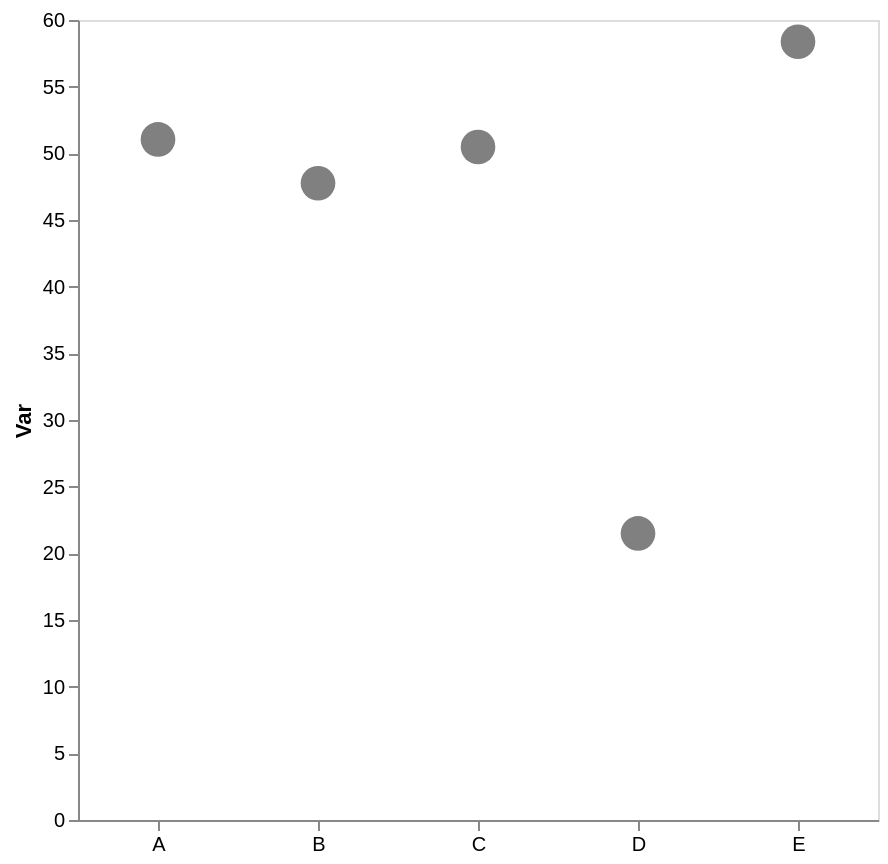

Here is the Vega-Lite specification saved for this chart:
### Vega-Lite specification from a JSON file in a GitHub repository (floating-point values rounded to 4 significant figures)
{"config": {"view": {"continuousWidth": 300, "continuousHeight": 300}, "axis": {"grid": false}, "bar": {"color": "gray"}}, "data": {"name": "data-9ea59261c2746bbbec75fa4d53d197ea"}, "mark": {"type": "point", "color": "gray", "filled": true, "size": 300}, "encoding": {"x": {"axis": {"labelAngle": 0, "title": null}, "field": "cat", "type": "nominal"}, "y": {"aggregate": "mean", "axis": {"title": "Var"}, "field": "var1", "type": "quantitative"}}, "height": 400, "width": 400, "$schema": "https://vega.github.io/schema/vega-lite/v5.17.0.json", "datasets": {"data-9ea59261c2746bbbec75fa4d53d197ea": [{"cat": "D", "var1": 21.49, "var2": 50.12}, {"cat": "C", "var1": 53.15, "var2": 53.97}, {"cat": "A", "var1": 50.74, "var2": 49.35}, {"cat": "B", "var1": 58.57, "var2": 55.05}, {"cat": "E", "var1": 60.71, "var2": 47.6}, {"cat": "C", "var1": 47.18, "var2": 42.14}, {"cat": "B", "var1": 42.73, "var2": 37.62}, {"cat": "C", "var1": 51.11, "var2": 38.72}, {"cat": "B", "var1": 41.97, "var2": 56.49}, {"cat": "A", "var1": 64.22, "var2": 51.38}, {"cat": "E", "var1": 56.03, "var2": 39.97}, {"cat": "A", "var1": 38.16, "var2": 47.81}]}}
